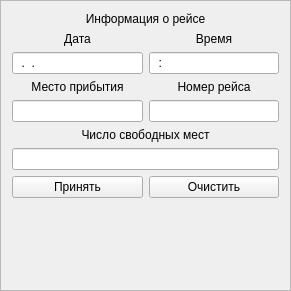
   <widget class="QFrame" name="frame">
    <property name="enabled">
     <bool>true</bool>
    </property>
    <property name="geometry">
     <rect>
      <x>580</x>
      <y>40</y>
      <width>291</width>
      <height>291</height>
     </rect>
    </property>
    <property name="palette">
     <palette>
      <active/>
      <inactive/>
      <disabled/>
     </palette>
    </property>
    <property name="autoFillBackground">
     <bool>true</bool>
    </property>
    <property name="frameShape">
     <enum>QFrame::StyledPanel</enum>
    </property>
    <property name="frameShadow">
     <enum>QFrame::Raised</enum>
    </property>
    <layout class="QVBoxLayout" name="verticalLayout_8">
     <item>
      <layout class="QVBoxLayout" name="verticalLayout">
       <item>
        <widget class="QLabel" name="label_2">
         <property name="text">
          <string>Информация о рейсе</string>
         </property>
         <property name="alignment">
          <set>Qt::AlignCenter</set>
         </property>
        </widget>
       </item>
       <item>
        <layout class="QVBoxLayout" name="verticalLayout_2">
         <item>
          <layout class="QHBoxLayout" name="horizontalLayout_3">
           <item>
            <layout class="QVBoxLayout" name="verticalLayout_3">
             <item>
              <widget class="QLabel" name="date">
               <property name="text">
                <string>Дата</string>
               </property>
               <property name="alignment">
                <set>Qt::AlignCenter</set>
               </property>
              </widget>
             </item>
             <item>
              <widget class="QLineEdit" name="dateLine">
               <property name="inputMask">
                <string>99.99.9999</string>
               </property>
              </widget>
             </item>
            </layout>
           </item>
           <item>
            <layout class="QVBoxLayout" name="verticalLayout_5">
             <item>
              <widget class="QLabel" name="time">
               <property name="text">
                <string>Время</string>
               </property>
               <property name="alignment">
                <set>Qt::AlignCenter</set>
               </property>
              </widget>
             </item>
             <item>
              <widget class="QLineEdit" name="tieLine">
               <property name="inputMask">
                <string>99:99</string>
               </property>
              </widget>
             </item>
            </layout>
           </item>
          </layout>
         </item>
         <item>
          <layout class="QHBoxLayout" name="horizontalLayout_4">
           <item>
            <layout class="QVBoxLayout" name="verticalLayout_6">
             <item>
              <widget class="QLabel" name="date_2">
               <property name="text">
                <string>Место прибытия</string>
               </property>
               <property name="alignment">
                <set>Qt::AlignCenter</set>
               </property>
              </widget>
             </item>
             <item>
              <widget class="QLineEdit" name="destination">
               <property name="inputMask">
                <string/>
               </property>
              </widget>
             </item>
            </layout>
           </item>
           <item>
            <layout class="QVBoxLayout" name="verticalLayout_7">
             <item>
              <widget class="QLabel" name="time_2">
               <property name="text">
                <string>Номер рейса</string>
               </property>
               <property name="alignment">
                <set>Qt::AlignCenter</set>
               </property>
              </widget>
             </item>
             <item>
              <widget class="QLineEdit" name="number">
               <property name="inputMask">
                <string>9999</string>
               </property>
              </widget>
             </item>
            </layout>
           </item>
          </layout>
         </item>
         <item>
          <widget class="QLabel" name="label">
           <property name="text">
            <string>Число свободных мест</string>
           </property>
           <property name="alignment">
            <set>Qt::AlignCenter</set>
           </property>
          </widget>
         </item>
         <item>
          <widget class="QLineEdit" name="freePlaces">
           <property name="inputMask">
            <string>999</string>
           </property>
          </widget>
         </item>
         <item>
          <layout class="QHBoxLayout" name="horizontalLayout_5">
           <item>
            <widget class="QPushButton" name="pushButton_8">
             <property name="text">
              <string>Принять</string>
             </property>
            </widget>
           </item>
           <item>
            <widget class="QPushButton" name="pushButton">
             <property name="text">
              <string>Очистить</string>
             </property>
            </widget>
           </item>
          </layout>
         </item>
        </layout>
       </item>
      </layout>
     </item>
     <item>
      <widget class="QLabel" name="label_3">
       <property name="enabled">
        <bool>true</bool>
       </property>
       <property name="maximumSize">
        <size>
         <width>16777176</width>
         <height>16777215</height>
        </size>
       </property>
       <property name="text">
        <string/>
       </property>
       <property name="alignment">
        <set>Qt::AlignCenter</set>
       </property>
      </widget>
     </item>
    </layout>
   </widget>
